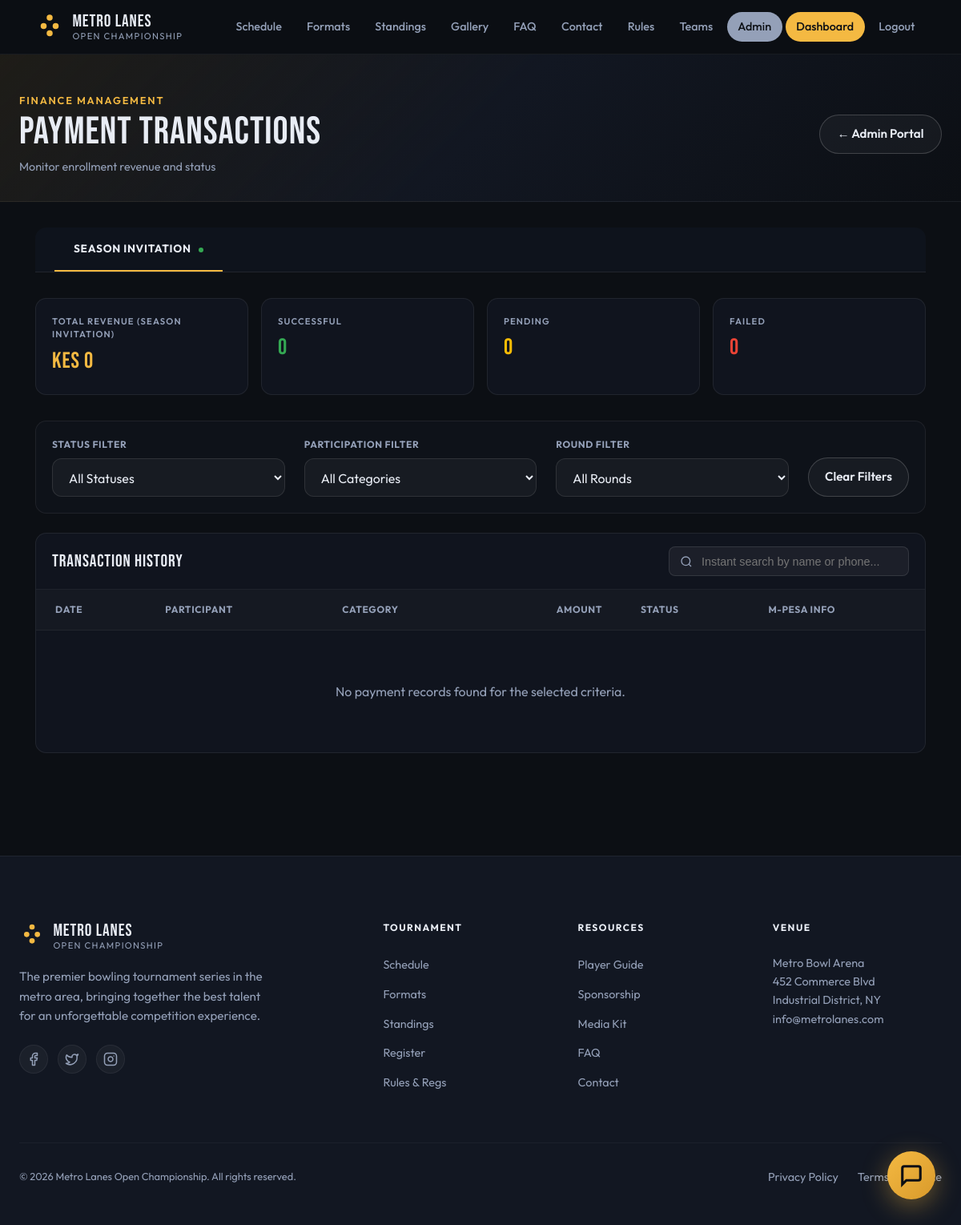
Page /manage/payments/ (signed in) on the earlier database version.
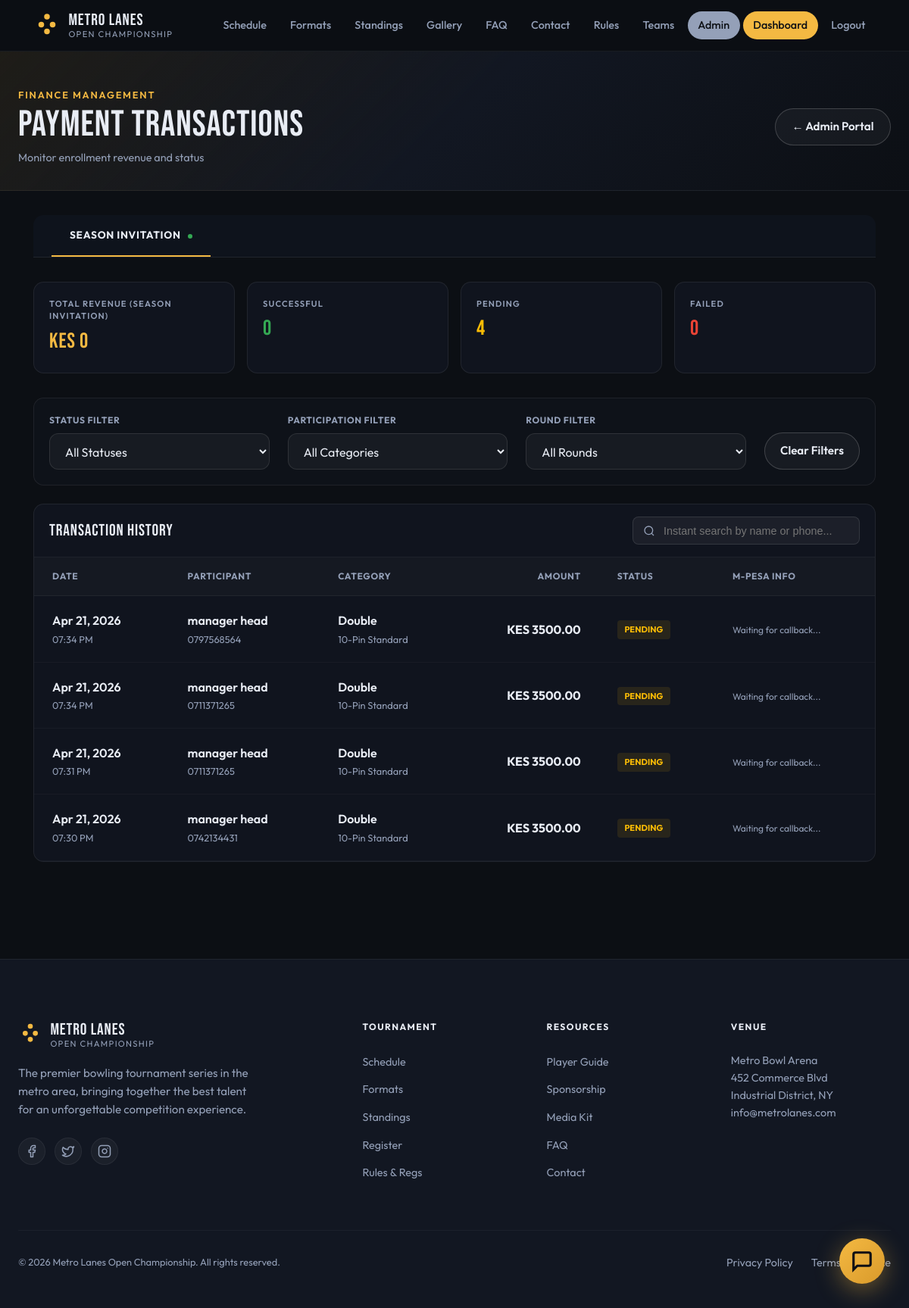
Same page on the later database version.
### core/models.py (models this page shows, shortened)
class Season(models.Model):
    name = models.CharField(max_length=100)
    start_date = models.DateField()
    end_date = models.DateField()
    is_active = models.BooleanField(default=False)
    register_start_date = models.DateField()
    register_end_date = models.DateField()
    participants = models.ManyToManyField(User, related_name='participants')
    teams = models.ManyToManyField(Team, related_name='teamups')
    hero_image = models.URLField(blank=True, null=True, help_text="URL for the hero background image")

class Payment(models.Model):
    STATUS_CHOICES = [
        ('PENDING', 'Pending'),
        ('SUCCESS', 'Success'),
        ('FAILED', 'Failed'),
    ]
    user = models.ForeignKey(User, on_delete=models.CASCADE, related_name='payments')
    participation = models.ForeignKey(Participation, on_delete=models.CASCADE, related_name='payments')
    amount = models.DecimalField(max_digits=10, decimal_places=2)
    phone_number = models.CharField(max_length=15)
    checkout_request_id = models.CharField(max_length=100, unique=True)
    merchant_request_id = models.CharField(max_length=100)
    status = models.CharField(max_length=20, choices=STATUS_CHOICES, default='PENDING')
    transaction_id = models.CharField(max_length=100, blank=True, null=True)
    result_desc = models.TextField(blank=True, null=True)
    created_at = models.DateTimeField(auto_now_add=True)
    updated_at = models.DateTimeField(auto_now=True)

class User(AbstractUser):
    username = None
    email = models.EmailField(_('email address'), unique=True)
    GENDER_CHOICES = (
        ('M', 'Male'),
        ('F', 'Female'),
        ('O', 'Other'),
    )
    gender = models.CharField(max_length=1, choices=GENDER_CHOICES, blank=True, null=True)
    birth_date = models.DateField(blank=True, null=True)
    primary_phone = models.CharField(max_length=20, blank=True, null=True)
    secondary_phone = models.CharField(max_length=20, blank=True, null=True)
    USERNAME_FIELD = 'email'
    REQUIRED_FIELDS = []
    objects = CustomUserManager()

class Participation(models.Model):
    choices = [
        ('Single', 'Single'),
        ('Double', 'Double'),
        ('Trio', 'Trio'),
    ]
    season = models.ForeignKey(Season, on_delete=models.CASCADE, related_name='participations')
    game_type = models.ForeignKey(GameType, on_delete=models.CASCADE, related_name='participations')
    name = models.CharField(max_length=100, choices=choices)
    charge = models.DecimalField(max_digits=10, decimal_places=2)
    enrolled_users = models.ManyToManyField(User, related_name='enrolled_participations', blank=True)
    enrolled_teams = models.ManyToManyField(Team, related_name='enrolled_participations', blank=True)
    class Meta:
        verbose_name_plural = 'Participations'
        unique_together = ('season', 'game_type', 'name')

class GameType(models.Model):
    name = models.CharField(max_length=100)
    description = models.TextField()

### core/views.py (the view)
# urls.py: path('manage/payments/', views.payment_list, name='payment_list'),
@staff_member_required
def payment_list(request):
    seasons = Season.objects.all().order_by('-start_date')
    selected_season_id = request.GET.get('season')
    if not selected_season_id and seasons.exists():
        selected_season_id = seasons.first().id
    selected_season = None
    if selected_season_id:
        selected_season = get_object_or_404(Season, id=selected_season_id)
    payments = Payment.objects.select_related('user', 'participation__game_type', 'participation__season')
    if selected_season:
        payments = payments.filter(participation__season=selected_season)
    status_filter = request.GET.get('status')
    if status_filter:
        payments = payments.filter(status=status_filter)
    participation_filter = request.GET.get('participation')
    if participation_filter:
        payments = payments.filter(participation_id=participation_filter)
    round_filter = request.GET.get('round')
    if round_filter:
        payments = payments.filter(participation__rounds__id=round_filter, user__rounds__id=round_filter)
    payments = payments.order_by('-created_at')
    from django.db.models import Sum
    season_payments = Payment.objects.filter(participation__season=selected_season) if selected_season else Payment.objects.all()
    total_revenue = season_payments.filter(status='SUCCESS').aggregate(total=Sum('amount'))['total'] or 0
    pending_count = season_payments.filter(status='PENDING').count()
    success_count = season_payments.filter(status='SUCCESS').count()
    failed_count = season_payments.filter(status='FAILED').count()
    available_participations = []
    available_rounds = []
    if selected_season:
        available_participations = Participation.objects.filter(season=selected_season).select_related('game_type')
        available_rounds = Round.objects.filter(season=selected_season).order_by('order')
    return render(request, 'core/payment_list.html', {
        'seasons': seasons,
        'selected_season': selected_season,
        'payments': payments,
        'status_filter': status_filter,
        'participation_filter': participation_filter,
        'round_filter': round_filter,
        'available_participations': available_participations,
        'available_rounds': available_rounds,
        'total_revenue': total_revenue,
        'pending_count': pending_count,
        'success_count': success_count,
        'failed_count': failed_count,
    })

### templates/core/payment_list.html (shortened to what this page needs)
{% extends "core/base.html" %}
{% load static %}
{% block content %}
<section class="dashboard">
  <div class="dash-header">
    <div class="dash-header__inner">
      <div class="dash-header__greeting">
        <p class="dash-header__eyebrow">Finance Management</p>
        <h1 class="dash-header__title">Payment Transactions</h1>
        <p class="dash-header__email">Monitor enrollment revenue and status</p>
      </div>
      <div class="dash-header__actions">
        <a class="btn btn--ghost" href="{% url 'admin_dashboard' %}">← Admin Portal</a>
      </div>
    </div>
  </div>
  <div class="dash-content">
    <div style="display: flex; gap: 0.5rem; margin-bottom: 2rem; border-bottom: 1px solid rgba(255,255,255,0.08); overflow-x: auto; background: rgba(18,23,34,0.6); padding: 0 1.5rem; border-radius: 0.85rem 0.85rem 0 0;">
      {% for s in seasons %}
        <a href="?season={{ s.id }}{% if status_filter %}&status={{ status_filter }}{% endif %}{% if participation_filter %}&participation={{ participation_filter }}{% endif %}"
           class="season-tab-btn {% if selected_season.id == s.id %}active{% endif %}"
           style="background: none; border: none; border-bottom: 2px solid {% if selected_season.id == s.id %}var(--accent){% else %}transparent{% endif %}; color: {% if selected_season.id == s.id %}var(--text-light){% else %}var(--text-muted){% endif %}; padding: 1rem 1.5rem; font-size: 0.85rem; font-weight: 700; text-transform: uppercase; letter-spacing: 0.05em; text-decoration: none; transition: all 0.2s; white-space: nowrap;">
          {{ s.name }}
          {% if s.is_active %}<span style="display: inline-block; width: 6px; height: 6px; border-radius: 50%; background: #34a853; margin-left: 6px; vertical-align: middle;"></span>{% endif %}
        </a>
      {% endfor %}
    </div>
    <div class="dash-stats" style="margin-bottom: 2rem;">
      <div class="dash-stat card">
        <p class="dash-stat__label">Total Revenue ({{ selected_season.name }})</p>
        <p class="dash-stat__value" style="color: var(--accent);">KES {{ total_revenue }}</p>
      </div>
      <div class="dash-stat card">
        <p class="dash-stat__label">Successful</p>
        <p class="dash-stat__value" style="color: #34a853;">{{ success_count }}</p>
      </div>
      <div class="dash-stat card">
        <p class="dash-stat__label">Pending</p>
        <p class="dash-stat__value" style="color: #fbbc05;">{{ pending_count }}</p>
      </div>
      <div class="dash-stat card">
        <p class="dash-stat__label">Failed</p>
        <p class="dash-stat__value" style="color: #ea4335;">{{ failed_count }}</p>
      </div>
    </div>
    <div class="card" style="margin-bottom: 1.5rem; padding: 1.25rem; background: rgba(18,23,34,0.4);">
      <form method="get" style="display: flex; flex-wrap: wrap; gap: 1.5rem; align-items: flex-end;">
        <div style="flex: 1; min-width: 150px;">
          <label style="display: block; font-size: 0.75rem; text-transform: uppercase; letter-spacing: 0.05em; color: var(--text-muted); margin-bottom: 0.5rem; font-weight: 700;">Status Filter</label>
          <select name="status" class="form-control" onchange="this.form.submit()" style="margin: 0; width: 100%;">
            <option value="">All Statuses</option>
          </select>
        </div>
        <div style="flex: 1; min-width: 200px;">
          <label style="display: block; font-size: 0.75rem; text-transform: uppercase; letter-spacing: 0.05em; color: var(--text-muted); margin-bottom: 0.5rem; font-weight: 700;">Participation Filter</label>
          <select name="participation" class="form-control" onchange="this.form.submit()" style="margin: 0; width: 100%;">
            <option value="">All Categories</option>
          </select>
        </div>
        <div style="flex: 1; min-width: 200px;">
          <label style="display: block; font-size: 0.75rem; text-transform: uppercase; letter-spacing: 0.05em; color: var(--text-muted); margin-bottom: 0.5rem; font-weight: 700;">Round Filter</label>
          <select name="round" class="form-control" onchange="this.form.submit()" style="margin: 0; width: 100%;">
            <option value="">All Rounds</option>
          </select>
        </div>
        <div style="display: flex; gap: 0.5rem;">
          <a href="?season={{ selected_season.id }}" class="btn btn--ghost" style="padding: 0.75rem 1.25rem;">Clear Filters</a>
        </div>
      </form>
    </div>
    <div class="dash-card card">
      <div class="dash-card__header" style="display: flex; justify-content: space-between; align-items: center; flex-wrap: wrap; gap: 1rem;">
        <h2 class="dash-card__title">Transaction History</h2>
        <div style="min-width: 300px; position: relative;">
          <input type="text" id="tableSearch" placeholder="Instant search by name or phone..."
                 style="background: rgba(255,255,255,0.05); border: 1px solid rgba(255,255,255,0.1); border-radius: 8px; padding: 0.6rem 1rem 0.6rem 2.5rem; color: var(--text-light); width: 100%; font-size: 0.9rem;"
                 onkeyup="filterTable()">
          <svg style="position: absolute; left: 0.85rem; top: 50%; transform: translateY(-50%); color: var(--text-muted);" width="16" height="16" viewBox="0 0 24 24" fill="none" stroke="currentColor" stroke-width="2"><circle cx="11" cy="11" r="8"/><line x1="21" y1="21" x2="16.65" y2="16.65"/></svg>
        </div>
      </div>
      <div class="dash-card__body" style="padding: 0;">
        <div style="overflow-x: auto;">
          <table id="paymentTable" style="width: 100%; border-collapse: collapse; min-width: 800px;">
            <thead style="background: rgba(255,255,255,0.02); border-bottom: 1px solid rgba(255,255,255,0.05);">
              <tr>
                <th style="padding: 1rem 1.5rem; text-align: left; color: var(--text-muted); font-size: 0.75rem; text-transform: uppercase; letter-spacing: 0.05em;">Date</th>
                <th style="padding: 1rem 1.5rem; text-align: left; color: var(--text-muted); font-size: 0.75rem; text-transform: uppercase; letter-spacing: 0.05em;">Participant</th>
                <th style="padding: 1rem 1.5rem; text-align: left; color: var(--text-muted); font-size: 0.75rem; text-transform: uppercase; letter-spacing: 0.05em;">Category</th>
                <th style="padding: 1rem 1.5rem; text-align: right; color: var(--text-muted); font-size: 0.75rem; text-transform: uppercase; letter-spacing: 0.05em;">Amount</th>
                <th style="padding: 1rem 1.5rem; text-align: left; color: var(--text-muted); font-size: 0.75rem; text-transform: uppercase; letter-spacing: 0.05em;">Status</th>
                <th style="padding: 1rem 1.5rem; text-align: left; color: var(--text-muted); font-size: 0.75rem; text-transform: uppercase; letter-spacing: 0.05em;">M-Pesa Info</th>
              </tr>
            </thead>
            <tbody>
              {% for p in payments %}
              <tr style="border-bottom: 1px solid rgba(255,255,255,0.03);">
                <td style="padding: 1.25rem 1.5rem;">
                  <p style="margin: 0; font-weight: 600;">{{ p.created_at|date:"M d, Y" }}</p>
                  <p style="margin: 0.2rem 0 0; font-size: 0.8rem; color: var(--text-muted);">{{ p.created_at|date:"h:i A" }}</p>
                </td>
                <td style="padding: 1.25rem 1.5rem;">
                  <p style="margin: 0; font-weight: 600;">{{ p.user.get_full_name|default:p.user.email }}</p>
                  <p style="margin: 0.2rem 0 0; font-size: 0.8rem; color: var(--text-muted);">{{ p.phone_number }}</p>
                </td>
                <td style="padding: 1.25rem 1.5rem;">
                  <p style="margin: 0; font-weight: 600;">{{ p.participation.name }}</p>
                  <p style="margin: 0.2rem 0 0; font-size: 0.8rem; color: var(--text-muted);">{{ p.participation.game_type.name }}</p>
                </td>
                <td style="padding: 1.25rem 1.5rem; text-align: right; font-weight: 700;">
                  KES {{ p.amount }}
                </td>
                <td style="padding: 1.25rem 1.5rem;">
                  {% if p.status == 'SUCCESS' %}
                    <span style="display: inline-block; padding: 0.25rem 0.6rem; border-radius: 4px; background: rgba(52, 168, 83, 0.1); color: #34a853; font-size: 0.7rem; font-weight: 700; text-transform: uppercase;">Success</span>
                  {% elif p.status == 'PENDING' %}
                    <span style="display: inline-block; padding: 0.25rem 0.6rem; border-radius: 4px; background: rgba(251, 188, 5, 0.1); color: #fbbc05; font-size: 0.7rem; font-weight: 700; text-transform: uppercase;">Pending</span>
                  {% else %}
                    <span style="display: inline-block; padding: 0.25rem 0.6rem; border-radius: 4px; background: rgba(234, 67, 53, 0.1); color: #ea4335; font-size: 0.7rem; font-weight: 700; text-transform: uppercase;">Failed</span>
                  {% endif %}
                </td>
                <td style="padding: 1.25rem 1.5rem;">
                  <p style="margin: 0.2rem 0 0; font-size: 0.75rem; color: var(--text-muted); max-width: 200px; white-space: nowrap; overflow: hidden; text-overflow: ellipsis;" title="{{ p.result_desc }}">
                    {{ p.result_desc|default:"Waiting for callback..." }}
                  </p>
                </td>
              </tr>
              {% empty %}
              <tr>
                <td colspan="6" style="padding: 4rem; text-align: center; color: var(--text-muted);">
                  No payment records found for the selected criteria.
                </td>
              </tr>
              {% endfor %}
            </tbody>
          </table>
        </div>
      </div>
    </div>
  </div>
</section>
{% endblock %}

Differences in the rows shown:
added Payment: created_at "Apr 21, 2026", created_at "07:34 PM", user.get_full_name "manager head", phone_number "0797568564", participation.name "Double", participation.game_type.name "10-Pin Standard", amount "3500.00", status "PENDING", result_desc "Waiting for callback..."
added Payment: created_at "Apr 21, 2026", created_at "07:34 PM", user.get_full_name "manager head", phone_number "0711371265", participation.name "Double", participation.game_type.name "10-Pin Standard", amount "3500.00", status "PENDING", result_desc "Waiting for callback..."
added Payment: created_at "Apr 21, 2026", created_at "07:31 PM", user.get_full_name "manager head", phone_number "0711371265", participation.name "Double", participation.game_type.name "10-Pin Standard", amount "3500.00", status "PENDING", result_desc "Waiting for callback..."
added Payment: created_at "Apr 21, 2026", created_at "07:30 PM", user.get_full_name "manager head", phone_number "0742134431", participation.name "Double", participation.game_type.name "10-Pin Standard", amount "3500.00", status "PENDING", result_desc "Waiting for callback..."
Other differences:
{{ pending_count }}: "0" → "4"
text no longer shown: "No payment records found for the selected criteria."
